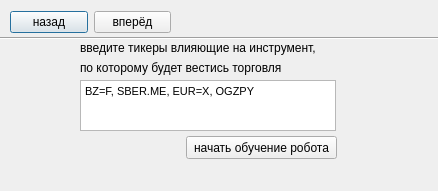
<?xml version="1.0" encoding="UTF-8"?>
<ui version="4.0">
 <class>Dialog</class>
 <widget class="QDialog" name="Dialog">
  <property name="geometry">
   <rect>
    <x>0</x>
    <y>0</y>
    <width>438</width>
    <height>191</height>
   </rect>
  </property>
  <property name="windowTitle">
   <string>bot/input tickers</string>
  </property>
  <widget class="QLabel" name="ticker_input_label_5">
   <property name="geometry">
    <rect>
     <x>80</x>
     <y>56</y>
     <width>261</width>
     <height>24</height>
    </rect>
   </property>
   <property name="text">
    <string>по которому будет вестись торговля</string>
   </property>
  </widget>
  <widget class="QLabel" name="ticker_input_label_4">
   <property name="geometry">
    <rect>
     <x>80</x>
     <y>36</y>
     <width>261</width>
     <height>24</height>
    </rect>
   </property>
   <property name="text">
    <string>введите тикеры влияющие на инструмент,</string>
   </property>
  </widget>
  <widget class="QWidget" name="gridLayoutWidget_2">
   <property name="geometry">
    <rect>
     <x>10</x>
     <y>10</y>
     <width>161</width>
     <height>25</height>
    </rect>
   </property>
   <layout class="QGridLayout" name="gridLayout_2">
    <item row="0" column="0">
     <widget class="QPushButton" name="pushButton_3">
      <property name="text">
       <string>назад</string>
      </property>
     </widget>
    </item>
    <item row="0" column="1">
     <widget class="QPushButton" name="pushButton_4">
      <property name="text">
       <string>вперёд</string>
      </property>
     </widget>
    </item>
   </layout>
  </widget>
  <widget class="QPushButton" name="search_ticker_pushButton_3">
   <property name="geometry">
    <rect>
     <x>186</x>
     <y>136</y>
     <width>151</width>
     <height>23</height>
    </rect>
   </property>
   <property name="text">
    <string>начать обучение робота</string>
   </property>
  </widget>
  <widget class="QTextBrowser" name="textBrowser">
   <property name="geometry">
    <rect>
     <x>80</x>
     <y>80</y>
     <width>256</width>
     <height>51</height>
    </rect>
   </property>
   <property name="html">
    <string>&lt;!DOCTYPE HTML PUBLIC &quot;-//W3C//DTD HTML 4.0//EN&quot; &quot;http://www.w3.org/TR/REC-html40/strict.dtd&quot;&gt;
&lt;html&gt;&lt;head&gt;&lt;meta name=&quot;qrichtext&quot; content=&quot;1&quot; /&gt;&lt;style type=&quot;text/css&quot;&gt;
p, li { white-space: pre-wrap; }
&lt;/style&gt;&lt;/head&gt;&lt;body style=&quot; font-family:'MS Shell Dlg 2'; font-size:8.25pt; font-weight:400; font-style:normal;&quot;&gt;
&lt;p style=&quot; margin-top:0px; margin-bottom:0px; margin-left:0px; margin-right:0px; -qt-block-indent:0; text-indent:0px;&quot;&gt;&lt;span style=&quot; font-size:8pt;&quot;&gt;BZ=F, SBER.ME, EUR=X, &lt;/span&gt;&lt;span style=&quot; font-family:'Yahoo Sans Finance,Helvetica Neue,Arial,sans-serif'; font-size:8pt; color:#000000; background-color:#ffffff;&quot;&gt;OGZPY&lt;/span&gt;&lt;/p&gt;&lt;/body&gt;&lt;/html&gt;</string>
   </property>
  </widget>
  <widget class="Line" name="line">
   <property name="geometry">
    <rect>
     <x>-10</x>
     <y>30</y>
     <width>451</width>
     <height>16</height>
    </rect>
   </property>
   <property name="orientation">
    <enum>Qt::Horizontal</enum>
   </property>
  </widget>
 </widget>
 <resources/>
 <connections/>
</ui>
